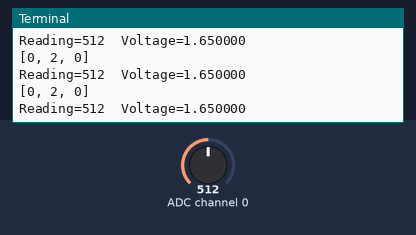
Bench run of a program on a simulated Raspberry Pi (BCM pin numbers). Shown: the last lines printed to the terminal. The inputs (shaded band) are chosen by the test bench; at power-on: ADC channel 0 = 512 (analog values on the 0–1023 scale).

Above: at 1.2 s.
1.3 s: ADC channel 0 set to 716
At 1.9 s:
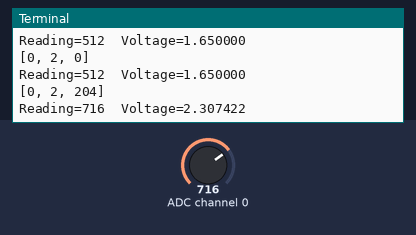
2.8 s: ADC channel 0 set to 900
At 3.4 s:
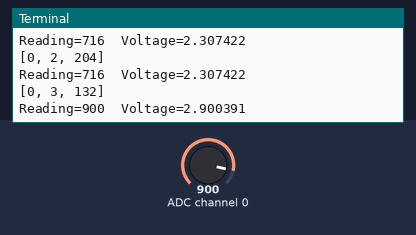
Timing chart, 0 to 5.8 s (numbered marks = the images above; inputs shaded):
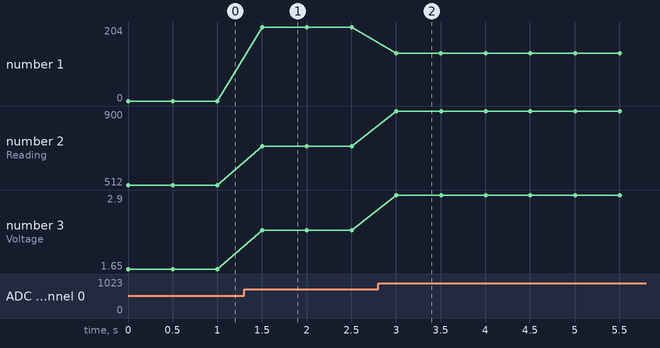

Measured:
- after the input at 1.3 s, the terminal: prints a new line after 0.20 s (image 1)
- after the input at 2.8 s, the terminal: prints a new line after 0.20 s (image 2)
- plotted number 1: 0 → 204 after the input at 1.3 s, 204 → 132 after the input at 2.8 s
- plotted number 2: 512 → 716 after the input at 1.3 s, 716 → 900 after the input at 2.8 s
- plotted number 3: 1.65 → 2.31 after the input at 1.3 s, 2.31 → 2.9 after the input at 2.8 s

The program:

05spi_mcp3008.py
```python
import spidev, time

spi = spidev.SpiDev()
spi.open(0,0) #bus:0, channel : 0

def analog_read(channel):
    r = spi.xfer2([1, (8 + channel) << 4, 0])
   # r = spi.xfer2([1])
    adc_out = ((r[1]&3) << 8) + r[2]
    print(r)
    return adc_out
try:
    while True:
        reading = analog_read(0)
        voltage = reading * 3.3 / 1024
        print(("Reading=%d\tVoltage=%f" % (reading, voltage)))
        time.sleep(0.5)
finally:
    spi.close()
```
